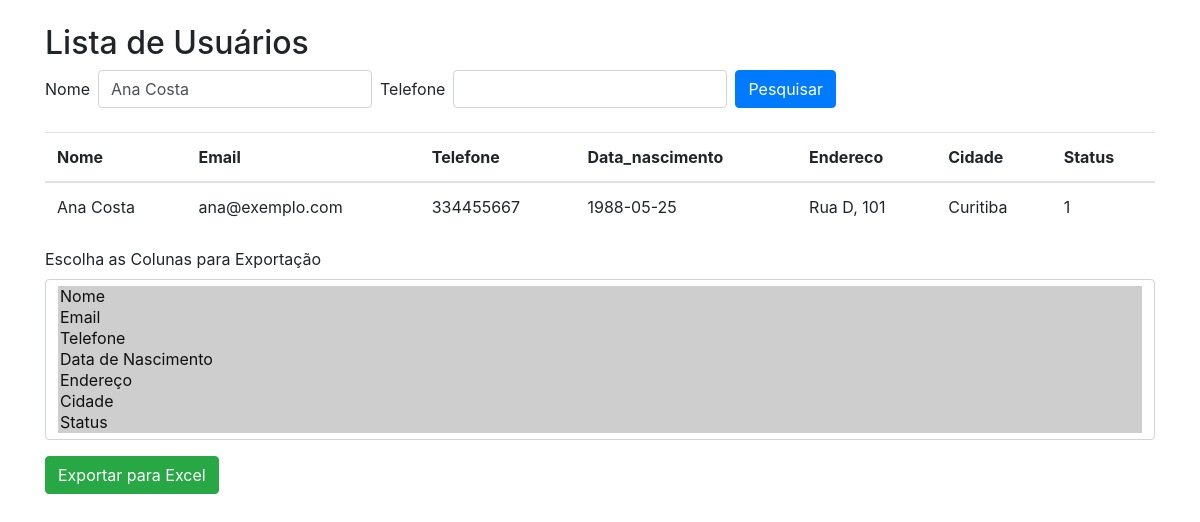
The app's page /index.php?nome=Ana Costa with its own data.
### tables this page shows
CREATE TABLE usuarios (
    id INT AUTO_INCREMENT PRIMARY KEY,
    nome VARCHAR(100),
    email VARCHAR(100),
    telefone VARCHAR(15),
    data_nascimento DATE,
    endereco VARCHAR(255),
    cidade VARCHAR(100),
    status INT
);

### index.php (the view, shortened to what this page needs)
<?php
require_once('conexao.php');
$nomePesquisa = "";
$telefonePesquisa = "";
if (isset($_GET['nome'])) {
    $nomePesquisa = addslashes($_GET['nome']);
}
$pesquisaCondicao = "";
if (!empty($nomePesquisa)) {
    $pesquisaCondicao .= " AND nome LIKE '%$nomePesquisa%'";
}
$colunasSelecionadas = ['nome', 'email', 'telefone', 'data_nascimento', 'endereco', 'cidade', 'status'];
$colunasSQL = implode(", ", $colunasSelecionadas);
$sql = "SELECT $colunasSQL FROM usuarios WHERE 1=1 $pesquisaCondicao";
$stmt = $bd->prepare($sql);
$stmt->execute();
$resultados = $stmt->fetchAll(PDO::FETCH_ASSOC);
?>
<!DOCTYPE html>
<html lang="pt-br">
<head>
    <link rel="stylesheet" href="https://stackpath.bootstrapcdn.com/bootstrap/4.5.2/css/bootstrap.min.css">
</head>
<body>
    <div class="container mt-4">
        <h2>Lista de Usuários</h2>
        <form action="exportar.php" method="get" class="form-inline mb-4">
            <div class="form-group mr-2">
                <label for="nome" class="mr-2">Nome</label>
                <input type="text" class="form-control" id="nome" name="nome" value="<?= $nomePesquisa ?>">
            </div>
            <div class="form-group mr-2">
                <label for="telefone" class="mr-2">Telefone</label>
                <input type="text" class="form-control" id="telefone" name="telefone" value="<?= $telefonePesquisa ?>">
            </div>
            <button type="submit" class="btn btn-primary">Pesquisar</button>
        </form>
        <table class="table">
            <thead>
                <tr>
                    <?php foreach ($colunasSelecionadas as $coluna): ?>
                        <th><?= ucfirst($coluna) ?></th>
                    <?php endforeach; ?>
                </tr>
            </thead>
            <tbody>
                <?php foreach ($resultados as $linha): ?>
                    <tr>
                        <?php foreach ($colunasSelecionadas as $coluna): ?>
                            <td><?= utf8_decode($linha[$coluna]) ?></td>
                        <?php endforeach; ?>
                    </tr>
                <?php endforeach; ?>
            </tbody>
        </table>
        <form action="exportar_excel.php" method="get">
            <div class="form-group">
                <label for="colunasSelecionadas">Escolha as Colunas para Exportação</label>
                <select id="colunasSelecionadas" name="colunasSelecionadas[]" multiple class="form-control mb-3" size="7">
                    <option value="nome" selected>Nome</option>
                    <option value="email" selected>Email</option>
                    <option value="telefone" selected>Telefone</option>
                    <option value="data_nascimento" selected>Data de Nascimento</option>
                    <option value="endereco" selected>Endereço</option>
                    <option value="cidade" selected>Cidade</option>
                    <option value="status" selected>Status</option>
                </select>
            </div>
            <button type="submit" class="btn btn-success">Exportar para Excel</button>
        </form>
    </div>
</body>
</html>

### records on screen
usuarios: nome "Ana Costa", email "ana@exemplo.com", telefone "334455667", data_nascimento "1988-05-25", endereco "Rua D, 101", cidade "Curitiba", status "1"

### other values on screen
$coluna "Nome"
$coluna "Email"
$coluna "Telefone"
$coluna "Data_nascimento"
$coluna "Endereco"
$coluna "Cidade"
$coluna "Status"
